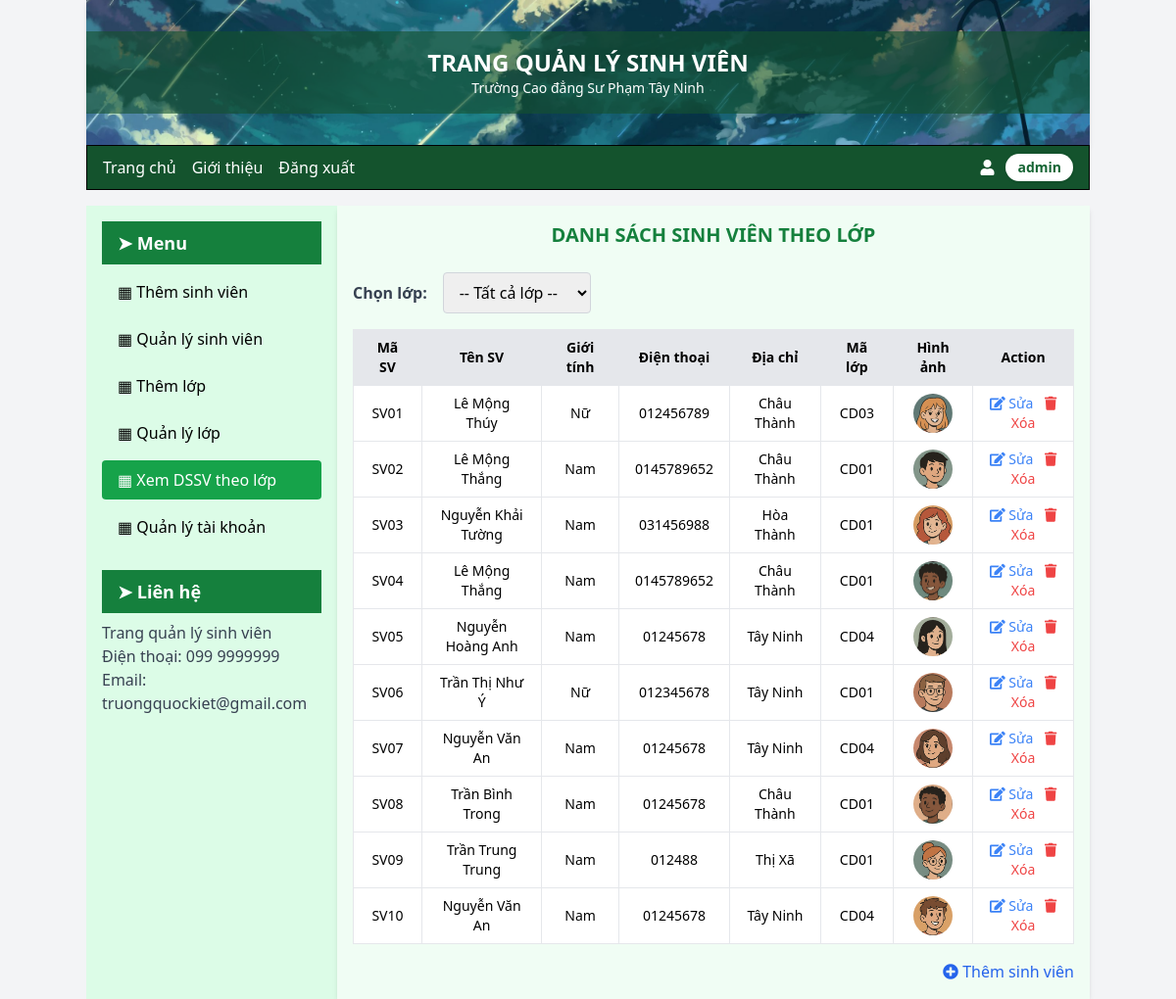
The app's page /danhsach.php with its own data.
### tables this page shows
CREATE TABLE `tbsinhvien` (
  `masv` varchar(4) NOT NULL,
  `tensv` text DEFAULT NULL,
  `gioitinh` text DEFAULT NULL,
  `dienthoai` varchar(10) DEFAULT NULL,
  `diachi` text DEFAULT NULL,
  `malop` varchar(5) DEFAULT NULL,
  `hinhanh` varchar(150) DEFAULT NULL
);

### danhsach.php (the view, shortened to what this page needs)
<?php
$conn = new mysqli("localhost", "root", "", "qlsinhvien");
$sql = "SELECT * FROM tbsinhvien";
$sv_result = $conn->query($sql);
?>
<!DOCTYPE html>
<html lang="vi">
<head>
    <script src="https://cdn.tailwindcss.com"></script>
    <link rel="stylesheet" href="https://cdnjs.cloudflare.com/ajax/libs/font-awesome/5.15.3/css/all.min.css">
</head>
<body class="bg-gray-100">
    <div class="container mx-auto">
        <div class="bg-cover bg-center py-8 text-white shadow-md" style="background-image: url('images/anhnen.jpg');">
            <div class="bg-green-900 bg-opacity-60 py-4">
                <div class="text-center">
                    <h1 class="text-2xl font-bold">TRANG QUẢN LÝ SINH VIÊN</h1>
                    <p class="text-sm">Trường Cao đẳng Sư Phạm Tây Ninh</p>
                </div>
            </div>
        </div>
        <div class="bg-green-900 border border-black py-2">
            <div class="flex justify-between items-center px-4">
                <div class="flex space-x-4">
                    <a href="ttsv.php" class="text-white hover:underline">Trang chủ</a>
                    <a href="#" class="text-white hover:underline">Giới thiệu</a>
                    <a href="logout.php" class="text-white hover:underline">Đăng xuất</a>
                </div>
                <div class="flex items-center space-x-3">
    <i class="fas fa-user text-white"></i>
    <a href="login.php" class="bg-white text-green-800 px-3 py-1 rounded-full text-sm font-semibold hover:bg-green-100 transition duration-200 shadow">
        admin
    </a>
</div>
            </div>
        </div>
        <div class="flex mt-4">
            <div class="w-1/4 bg-green-100 p-4">
                <h2 class="text-lg font-bold text-white bg-green-700 px-4 py-2">   ➤ Menu</h2>
                <ul class="mt-2 space-y-2">
                    <li><a href="themsv.php" class="flex items-center px-4 py-2 hover:bg-green-600 hover:text-white rounded">▦ Thêm sinh viên</a></li>
                    <li><a href="qlsv.php" class="flex items-center px-4 py-2 hover:bg-green-600 hover:text-white rounded">▦ Quản lý sinh viên</a></li>
                    <li><a href="themlop.php" class="flex items-center px-4 py-2 hover:bg-green-600 hover:text-white rounded">▦ Thêm lớp</a></li>
                    <li><a href="qllop.php" class="flex items-center px-4 py-2 hover:bg-green-600 hover:text-white rounded">▦ Quản lý lớp</a></li>
                    <li><a href="danhsach.php" class="flex items-center px-4 py-2 hover:bg-green-600 hover:text-white rounded bg-green-600 text-white">▦ Xem DSSV theo lớp</a></li>
                    <li><a href="qltk.php" class="flex items-center px-4 py-2 hover:bg-green-600 hover:text-white rounded">▦ Quản lý tài khoản</a></li>
                </ul>
                <h2 class="text-lg font-bold text-white bg-green-700 px-4 py-2 mt-6">  ➤ Liên hệ</h2>
                <p class="mt-2 text-gray-700">Trang quản lý sinh viên</p>
                <p class="text-gray-700">Điện thoại: 099 9999999</p>
                <p class="text-gray-700">Email: truongquockiet@gmail.com</p>
            </div>
            <div class="w-3/4 bg-green-50 p-4 shadow-md">
                <div class="text-center mb-6">
                    <h2 class="text-xl font-bold text-green-700">DANH SÁCH SINH VIÊN THEO LỚP</h2>
                </div>
                <form method="GET" class="mb-4 flex space-x-4 items-center">
                    <label class="text-gray-700 font-semibold">Chọn lớp:</label>
                    <select name="malop" onchange="this.form.submit()" class="border border-gray-300 rounded px-3 py-2">
                        <option value="">-- Tất cả lớp --</option>
                    </select>
                </form>
                <table class="min-w-full bg-white text-sm">
                    <thead>
                        <tr class="bg-gray-200 text-center">
                            <th class="py-2 px-4 border">Mã SV</th>
                            <th class="py-2 px-4 border">Tên SV</th>
                            <th class="py-2 px-4 border">Giới tính</th>
                            <th class="py-2 px-4 border">Điện thoại</th>
                            <th class="py-2 px-4 border">Địa chỉ</th>
                            <th class="py-2 px-4 border">Mã lớp</th>
                            <th class="py-2 px-4 border">Hình ảnh</th>
                            <th class="py-2 px-4 border">Action</th>
                        </tr>
                    </thead>
                    <tbody>
                        <?php if ($sv_result->num_rows > 0): ?>
                            <?php while ($row = $sv_result->fetch_assoc()): ?>
                                <tr class="text-center">
                                    <td class="py-2 px-4 border"><?= $row['masv'] ?></td>
                                    <td class="py-2 px-4 border"><?= $row['tensv'] ?></td>
                                    <td class="py-2 px-4 border"><?= $row['gioitinh'] ?></td>
                                    <td class="py-2 px-4 border"><?= $row['dienthoai'] ?></td>
                                    <td class="py-2 px-4 border"><?= $row['diachi'] ?></td>
                                    <td class="py-2 px-4 border"><?= $row['malop'] ?></td>
                                    <td class="py-2 px-4 border">
                                        <img src="<?= $row['hinhanh'] ?>" alt="Hình SV" class="w-10 h-10 object-cover rounded-full mx-auto">
                                    </td>
                                    <td class="py-2 px-4 border space-x-2">
                                        <a href="suasv.php?masv=<?= $row['masv'] ?>" class="text-blue-500 hover:underline"><i class="fas fa-edit"></i> Sửa</a>
                                        <a href="xoasv.php?masv=<?= $row['masv'] ?>" class="text-red-500 hover:underline" onclick="return confirm('Xóa sinh viên này?');"><i class="fas fa-trash"></i> Xóa</a>
                                    </td>
                                </tr>
                            <?php endwhile; ?>
                        <?php else: ?>
                            <tr>
                                <td colspan="8" class="text-center py-4 text-red-500">Không có sinh viên nào.</td>
                            </tr>
                        <?php endif; ?>
                    </tbody>
                </table>
                <div class="flex justify-end mt-4">
                    <a href="themsv.php" class="text-blue-600 font-medium hover:underline"><i class="fas fa-plus-circle"></i> Thêm sinh viên</a>
                </div>
            </div>
        </div>
    </div>
</body>
</html>

### records on screen
tbsinhvien: masv "SV01", tensv "Lê Mộng Thúy", gioitinh "Nữ", dienthoai "012456789", diachi "Châu Thành", malop "CD03", hinhanh (picture)
tbsinhvien: masv "SV02", tensv "Lê Mộng Thắng", gioitinh "Nam", dienthoai "0145789652", diachi "Châu Thành", malop "CD01", hinhanh (picture)
tbsinhvien: masv "SV03", tensv "Nguyễn Khải Tường", gioitinh "Nam", dienthoai "031456988", diachi "Hòa Thành", malop "CD01", hinhanh (picture)
tbsinhvien: masv "SV04", tensv "Lê Mộng Thắng", gioitinh "Nam", dienthoai "0145789652", diachi "Châu Thành", malop "CD01", hinhanh (picture)
tbsinhvien: masv "SV05", tensv "Nguyễn Hoàng Anh", gioitinh "Nam", dienthoai "01245678", diachi "Tây Ninh", malop "CD04", hinhanh (picture)
tbsinhvien: masv "SV06", tensv "Trần Thị Như Ý", gioitinh "Nữ", dienthoai "012345678", diachi "Tây Ninh", malop "CD01", hinhanh (picture)
tbsinhvien: masv "SV07", tensv "Nguyễn Văn An", gioitinh "Nam", dienthoai "01245678", diachi "Tây Ninh", malop "CD04", hinhanh (picture)
tbsinhvien: masv "SV08", tensv "Trần Bình Trong", gioitinh "Nam", dienthoai "01245678", diachi "Châu Thành", malop "CD01", hinhanh (picture)
tbsinhvien: masv "SV09", tensv "Trần Trung Trung", gioitinh "Nam", dienthoai "012488", diachi "Thị Xã", malop "CD01", hinhanh (picture)
tbsinhvien: masv "SV10", tensv "Nguyễn Văn An", gioitinh "Nam", dienthoai "01245678", diachi "Tây Ninh", malop "CD04", hinhanh (picture)
